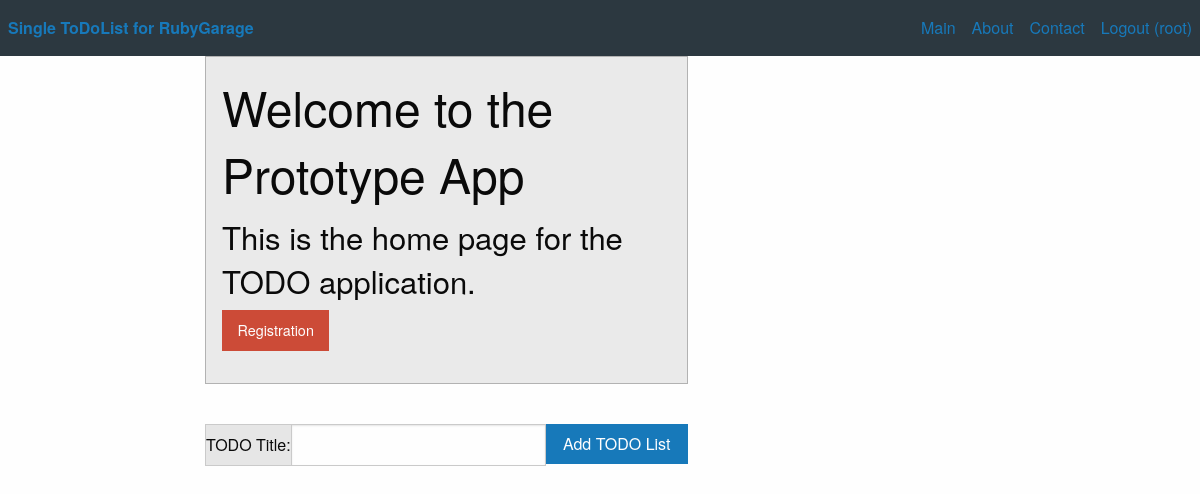
The app's page /task/ (signed in), older data.
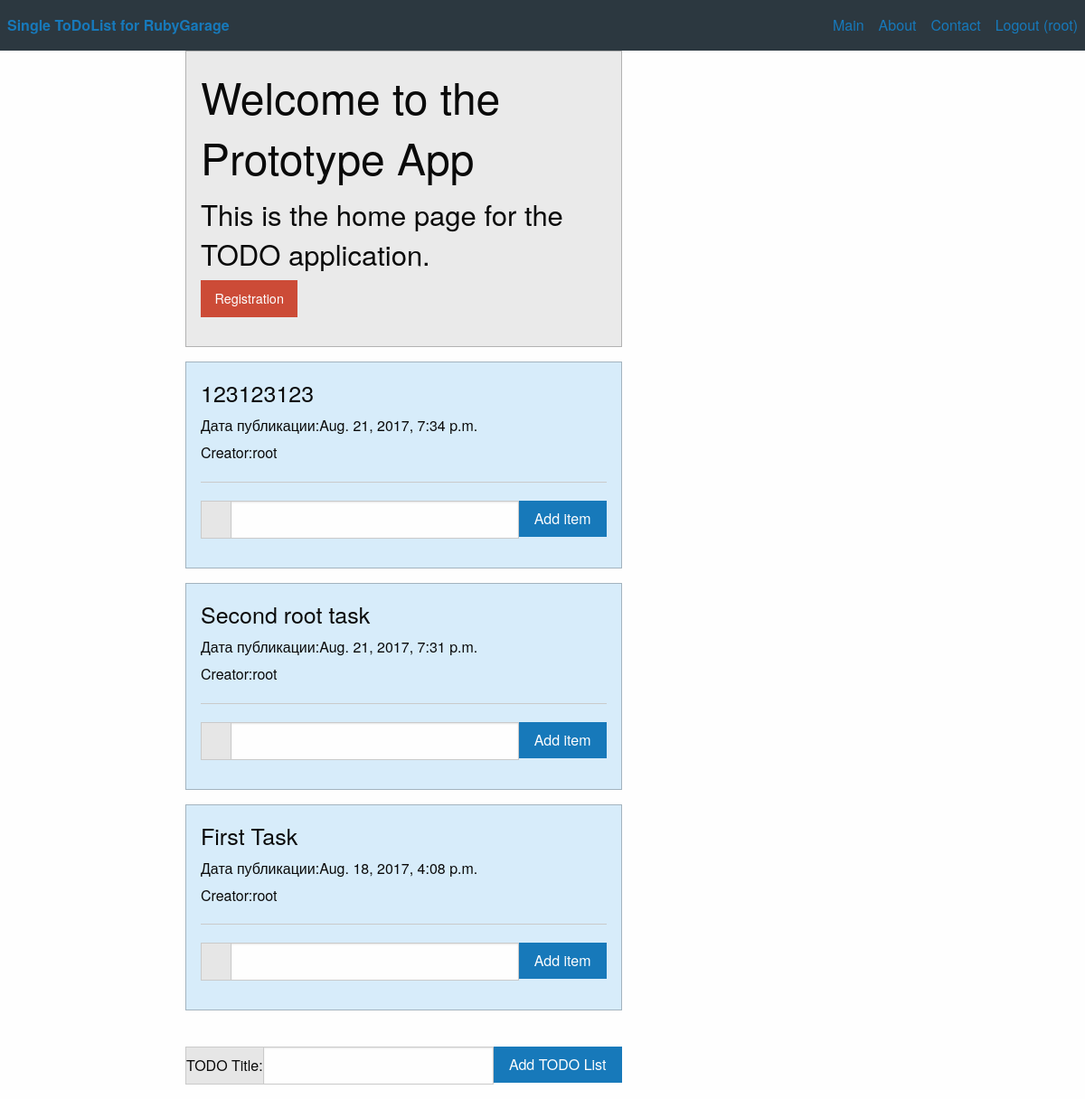
The same page, newer data.
### task/models.py (models this page shows, shortened)
class Task(models.Model):
    class Meta:
        verbose_name = 'Task'
        verbose_name_plural = 'Tasks'
        db_table = 'tasks'
    task_title = models.CharField(verbose_name='Title', max_length=60)
    task_date = models.DateTimeField(verbose_name='Add', auto_created=True)
    task_update = models.DateTimeField(verbose_name='UpDating', auto_now_add=True)
    task_creator = models.ManyToManyField(User, auto_created=User.is_active)

### task/views.py (the view)
# urls.py: url(r'^', views.tasks, )
def tasks(request):
    username = auth.get_user(request)
    all_user_tasks = Task.objects.filter(task_creator__username=username)
    return render_to_response('task/task.html', {
        'tasks': all_user_tasks,
        'username': auth.get_user(request).username, # Получаем юзера из реквеста
    })

### templates/task/task.html (shortened to what this page needs)
{% extends 'todolist/main.html' %}
{% load staticfiles %}
{% block task %}
    <div class="large-8 columns">
        {% if username %}
        {% for task in tasks %}
            <div class="callout primary">
            <h4>{{ task.task_title }}</h4>
            <h6>Дата публикации:{{ task.task_date }}</h6>
            <h6>Creator:{{ username }}</h6>
            <hr />
            {% if username %}
                <form action="/task/add_item/{{ task.id }}/" method="post">
                    <div class="input-group">
                        <span class="input-group-label">{{ task_item.id }}</span>
                            <input class="input-group-field" type="text">
                        <div class="input-group-button">
                            <input type="submit" class="button" value="Add item">
                        </div>
                    </div>
                </form>
            </div>
            {% else %}
                Plese registrate!
            {% endif %}
        {% endfor %}
        {% endif %}
    <br>
        <div class="input-group">
            <span class="input-group-label menu">TODO Title:</span>
                <input class="input-group-field" type="text">
                <div class="input-group-button">
                <input type="submit" class="button" value="Add TODO List">
                </div>
        </div>
    </div>
{% endblock %}

### templates/todolist/main.html (shortened to what this page needs)
{% load staticfiles %}
<!DOCTYPE html>
<html lang="en">
<head>
    <link type="text/css" href="/static/css/foundation.css" rel="stylesheet">
    <link type="text/css" href="/static/css/app.css" rel="stylesheet">
    <link type="text/css" href="/static/css/foundation.min.css" rel="stylesheet">
</head>
<body>
<nav class="top-bar topbar-responsive">
  <div class="top-bar-title">
    <a class="topbar-responsive-logo" href="/"><strong>Single ToDoList for RubyGarage</strong></a>
  </div>
  <div id="topbar-responsive" class="topbar-responsive-links">
      <div class="top-bar-right">
          <ul class="menu simple vertical medium-horizontal">
              <li><a href="/">Main</a></li>
              <li><a href="#">About</a></li>
              <li><a href="#">Contact</a></li>
              {% if username %}
                  <li><a href="{% url "auth:logout" %}">Logout ({{ username }})</a></li>
              {% else %}
                  <li><a href="{% url "auth:login" %}">Login</a></li>
              {% endif %}
           </ul>
      </div>
  </div>
</nav>
<div class="grid-x grid-margin-x">
    <div class="small-2 cell"></div>
    <div class="auto cell">
    <div class="callout secondary">
        <h1>Welcome to the Prototype App</h1>
        <h3>This is the home page for the TODO application.</h3>
        <button><a href="{% url "auth:register" %}" class="alert button right">Registration</a></button>
    </div>
        {% if username %}
            {% block task%}{% endblock %}
        {% else %}
            {% block index %}{% endblock %}
        {% endif %}
    </div>
    <div class="auto cell"></div>
</div>
</body>
</html>

Row changes from the older to the newer data that the page shows:
added Task: task_title "123123123", task_date "Aug. 21, 2017, 7:34 p.m.", {{ username }} "root"
added Task: task_title "Second root task", task_date "Aug. 21, 2017, 7:31 p.m.", {{ username }} "root"
now on this page (row edited): Task: task_title "First Task", task_date "Aug. 18, 2017, 4:08 p.m.", {{ username }} "root"
